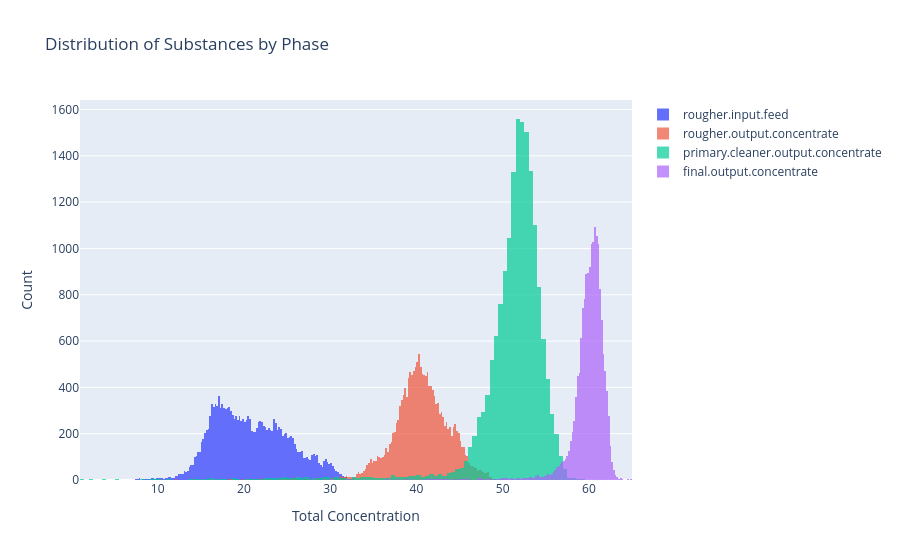

Notebook source saved alongside this figure:
### Code cell
fig = go.Figure()

fig.add_trace(go.Histogram(x=df_full[rougher_input].sum(axis=1), 
                           name='rougher.input.feed'))

fig.add_trace(go.Histogram(x=df_full[rougher_output].sum(axis=1), 
                           name='rougher.output.concentrate', opacity=0.7))

fig.add_trace(go.Histogram(x=df_full[primary_clean_output].sum(axis=1), 
                           name='primary.cleaner.output.concentrate', opacity=0.7))

fig.add_trace(go.Histogram(x=df_full[final_output].sum(axis=1), 
                           name='final.output.concentrate', opacity=0.7))

fig.update_layout(barmode='overlay',
                title='Distribution of Substances by Phase',
                xaxis_title='Total Concentration',
                yaxis_title='Count')

fig.show()

### Figure 1 — Plotly figure (JSON) as saved in the notebook; plotly's stock layout.template omitted (floating-point values rounded to 4 significant figures; data arrays with more than 128 entries replaced by an {"elided": "..."} marker saying what was removed)
{"data": [{"name": "rougher.input.feed", "type": "histogram", "x": {"elided": "16930 float values"}}, {"name": "rougher.output.concentrate", "opacity": 0.7, "type": "histogram", "x": {"elided": "16930 float values"}}, {"name": "primary.cleaner.output.concentrate", "opacity": 0.7, "type": "histogram", "x": {"elided": "16930 float values"}}, {"name": "final.output.concentrate", "opacity": 0.7, "type": "histogram", "x": {"elided": "16930 float values"}}], "layout": {"barmode": "overlay", "title": {"text": "Distribution of Substances by Phase"}, "xaxis": {"title": {"text": "Total Concentration"}}, "yaxis": {"title": {"text": "Count"}}}}
